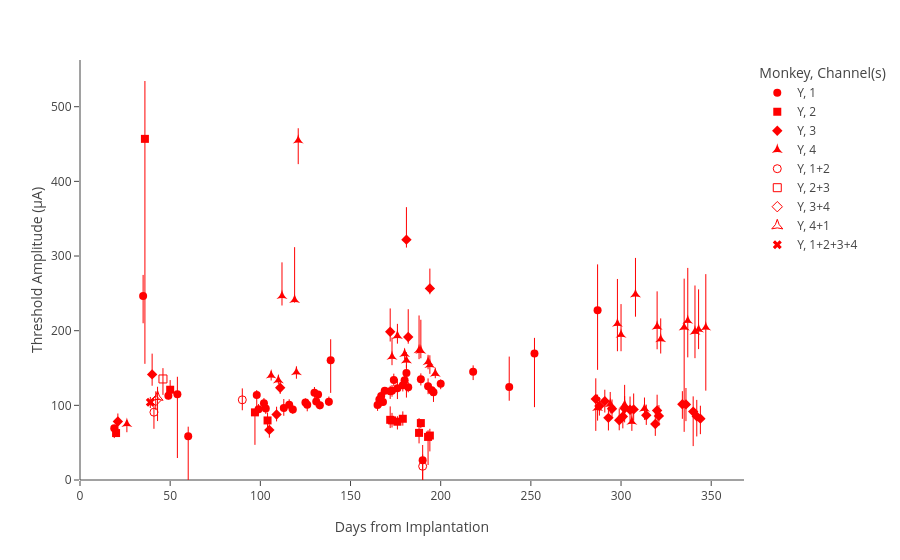

The notebook cell saved with this chart:
### Code cell
fig4c = plot.figure('fig4c')
fig4c.update_traces(marker={'color':'#FF0000'})
fig4c

### Figure 1 — Plotly figure (JSON) as saved in the notebook; plotly's stock layout.template omitted (floating-point values rounded to 4 significant figures)
{"data": [{"error_y": {"array": [28.2, 8.249, 4.38, 4.956, 6.948, 28.08, 5.772, 4.317, 6.984, 5.674, 4.195, 7.366, 7.633, 8.55, 7.747, 12.54, 6.402, 6.757, 7.798, 7.432, 10.51, 5.582, 5.182, 5.795, 8.669, 40.58, 20.94, 61.57, 1.965, 7.988, 6.645, 11.11, 6.756, 12.7, 5.648, 6.749, 6.822, 7.074, 7.011, 5.773, 7.459, 11.88, 23.37], "arrayminus": [36.55, 7.013, 5.304, 5.588, 5.809, 43.75, 7.895, 5.767, 14.21, 4.653, 5.349, 10.24, 8.046, 7.961, 6.783, 14.45, 7.046, 6.898, 8.373, 40.62, 10.62, 7.264, 12.9, 7.34, 11.01, 18.55, 71.84, 79.72, 13.27, 8.272, 8.804, 32.93, 4.882, 78.43, 5.344, 22.94, 7.082, 7.332, 6.946, 5.812, 7.781, 10.58, 85.46]}, "hovertemplate": "Monkey=Y<br>Channel(s)=1<br>Days=%{x}<br>location=%{y}<extra></extra>", "legendgroup": "Y, 1", "marker": {"color": "#FF0000", "size": 8, "symbol": "circle"}, "mode": "markers", "name": "Y, 1", "orientation": "v", "showlegend": true, "type": "scatter", "x": [35, 131, 132, 133, 138, 139, 165, 166, 167, 168, 169, 172, 173, 174, 130, 176, 180, 182, 189, 190, 193, 195, 196, 200, 218, 238, 252, 287, 19, 179, 126, 181, 49, 60, 125, 98, 99, 103, 102, 118, 116, 113, 54], "xaxis": "x", "y": [246.5, 105.0, 114.4, 100.2, 104.8, 160.4, 100.5, 107.9, 112.7, 104.6, 119.7, 118.8, 119.6, 133.9, 116.8, 122.9, 133.5, 124.4, 135.0, 26.57, 125.6, 120.3, 117.5, 128.9, 144.9, 124.7, 169.4, 227.2, 69.42, 126.9, 100.8, 143.3, 112.8, 58.72, 103.7, 113.7, 94.85, 95.86, 102.8, 94.34, 100.7, 96.58, 114.9], "yaxis": "y"}, {"error_y": {"array": [10.48, 5.416, 17.96, 3.54, 10.08, 12.92, 19.79, 8.883, 7.332, 9.014, 9.919, 4.538, 77.51], "arrayminus": [9.305, 6.967, 11.03, 2.963, 9.519, 11.03, 14.06, 37.66, 10.4, 21.24, 9.228, 43.5, 301.3]}, "hovertemplate": "Monkey=Y<br>Channel(s)=2<br>Days=%{x}<br>location=%{y}<extra></extra>", "legendgroup": "Y, 2", "marker": {"color": "#FF0000", "size": 8, "symbol": "square"}, "mode": "markers", "name": "Y, 2", "orientation": "v", "showlegend": true, "type": "scatter", "x": [104, 189, 172, 20, 173, 50, 188, 193, 176, 194, 179, 97, 36], "xaxis": "x", "y": [79.78, 76.24, 80.61, 62.89, 79.83, 120.9, 63.1, 57.72, 78.07, 59.54, 82.01, 90.59, 456.9], "yaxis": "y"}, {"error_y": {"array": [11.83, 21.07, 26.52, 14.26, 15.3, 15.68, 27.8, 17.73, 14.43, 27.62, 14.9, 21.35, 15.69, 12.35, 17.17, 17.47, 16.46, 37.14, 21.95, 10.68, 43.56, 20.39, 8.01, 17.3, 10.48, 22.1, 31.31, 7.47], "arrayminus": [12.9, 14.89, 7.848, 12.91, 15.22, 13.42, 15.21, 15.21, 13.13, 42.78, 16.89, 14.98, 15.92, 11.38, 15.99, 19.56, 18.76, 9.083, 22.45, 19.42, 10.58, 46.23, 8.321, 20.8, 9.174, 26.85, 12.99, 10.41]}, "hovertemplate": "Monkey=Y<br>Channel(s)=3<br>Days=%{x}<br>location=%{y}<extra></extra>", "legendgroup": "Y, 3", "marker": {"color": "#FF0000", "size": 8, "symbol": "diamond"}, "mode": "markers", "name": "Y, 3", "orientation": "v", "showlegend": true, "type": "scatter", "x": [288, 320, 194, 314, 291, 299, 40, 305, 321, 286, 293, 307, 319, 295, 301, 334, 302, 182, 336, 21, 181, 340, 111, 344, 109, 342, 172, 105], "xaxis": "x", "y": [99.14, 93.18, 256.7, 86.7, 105.6, 80.01, 141.5, 94.08, 85.83, 108.6, 83.25, 94.55, 75.03, 95.5, 85.15, 101.5, 95.93, 191.6, 101.3, 78.4, 321.9, 91.64, 123.6, 82.18, 87.67, 85.18, 198.5, 67.1], "yaxis": "y"}, {"error_y": {"array": [71.34, 26.6, 53.55, 61.58, 27.68, 48.68, 14.69, 70.62, 47.06, 14.69, 65.09, 16.15, 59.86, 7.549, 70.67, 44.91, 6.477, 6.085, 25.6, 15.84, 7.017, 10.74, 46.3, 40.88, 41.22, 9.522, 12.87, 6.764, 17.63, 16.06, 4.763], "arrayminus": [84.73, 19.74, 26.47, 35.76, 19.37, 30.02, 15.25, 49.18, 30.55, 12.35, 140.1, 31.95, 36.94, 8.845, 3.693, 12.87, 4.998, 6.856, 11.41, 10.65, 7.626, 10.32, 12.23, 22.26, 10.38, 9.875, 12.04, 6.307, 17.25, 12.85, 11.31]}, "hovertemplate": "Monkey=Y<br>Channel(s)=4<br>Days=%{x}<br>location=%{y}<extra></extra>", "legendgroup": "Y, 4", "marker": {"color": "#FF0000", "size": 8, "symbol": "star-triangle-up"}, "mode": "markers", "name": "Y, 4", "orientation": "v", "showlegend": true, "type": "scatter", "x": [347, 302, 343, 341, 322, 308, 313, 337, 320, 306, 335, 121, 298, 120, 119, 112, 110, 106, 173, 176, 180, 181, 188, 300, 189, 193, 194, 197, 287, 294, 26], "xaxis": "x", "y": [204.4, 100.8, 201.8, 199.0, 188.8, 248.8, 95.77, 213.5, 205.6, 78.16, 204.6, 455.0, 209.4, 144.5, 241.2, 246.6, 133.7, 140.1, 165.2, 193.3, 169.0, 160.5, 174.1, 194.7, 173.4, 158.2, 154.2, 142.6, 96.76, 101.9, 75.29], "yaxis": "y"}, {"error_y": {"array": [15.32, 9.586, 28.47], "arrayminus": [13.99, 22.26, 28.45]}, "hovertemplate": "Monkey=Y<br>Channel(s)=1+2<br>Days=%{x}<br>location=%{y}<extra></extra>", "legendgroup": "Y, 1+2", "marker": {"color": "#FF0000", "size": 8, "symbol": "circle-open"}, "mode": "markers", "name": "Y, 1+2", "orientation": "v", "showlegend": true, "type": "scatter", "x": [90, 41, 190], "xaxis": "x", "y": [107.4, 90.84, 18.42], "yaxis": "y"}, {"error_y": {"array": [14.48], "arrayminus": [21.32]}, "hovertemplate": "Monkey=Y<br>Channel(s)=2+3<br>Days=%{x}<br>location=%{y}<extra></extra>", "legendgroup": "Y, 2+3", "marker": {"color": "#FF0000", "size": 8, "symbol": "square-open"}, "mode": "markers", "name": "Y, 2+3", "orientation": "v", "showlegend": true, "type": "scatter", "x": [46], "xaxis": "x", "y": [135.3], "yaxis": "y"}, {"error_y": {"array": [12.3], "arrayminus": [12.41]}, "hovertemplate": "Monkey=Y<br>Channel(s)=3+4<br>Days=%{x}<br>location=%{y}<extra></extra>", "legendgroup": "Y, 3+4", "marker": {"color": "#FF0000", "size": 8, "symbol": "diamond-open"}, "mode": "markers", "name": "Y, 3+4", "orientation": "v", "showlegend": true, "type": "scatter", "x": [42], "xaxis": "x", "y": [106.5], "yaxis": "y"}, {"error_y": {"array": [13.85], "arrayminus": [32.1]}, "hovertemplate": "Monkey=Y<br>Channel(s)=4+1<br>Days=%{x}<br>location=%{y}<extra></extra>", "legendgroup": "Y, 4+1", "marker": {"color": "#FF0000", "size": 8, "symbol": "star-triangle-up-open"}, "mode": "markers", "name": "Y, 4+1", "orientation": "v", "showlegend": true, "type": "scatter", "x": [43], "xaxis": "x", "y": [111.0], "yaxis": "y"}, {"error_y": {"array": [7.179], "arrayminus": [7.605]}, "hovertemplate": "Monkey=Y<br>Channel(s)=1+2+3+4<br>Days=%{x}<br>location=%{y}<extra></extra>", "legendgroup": "Y, 1+2+3+4", "marker": {"color": "#FF0000", "size": 8, "symbol": "x"}, "mode": "markers", "name": "Y, 1+2+3+4", "orientation": "v", "showlegend": true, "type": "scatter", "x": [39], "xaxis": "x", "y": [104.1], "yaxis": "y"}], "layout": {"autosize": true, "legend": {"title": {"text": "Monkey, Channel(s)"}, "tracegroupgap": 0}, "margin": {"t": 60}, "xaxis": {"anchor": "y", "autorange": true, "domain": [0, 1], "range": [0, 368.4], "title": {"text": "Days from Implantation"}, "type": "linear"}, "yaxis": {"anchor": "x", "autorange": true, "domain": [0, 1], "range": [0, 562.6], "title": {"text": "Threshold Amplitude (μA)"}, "type": "linear"}}}
